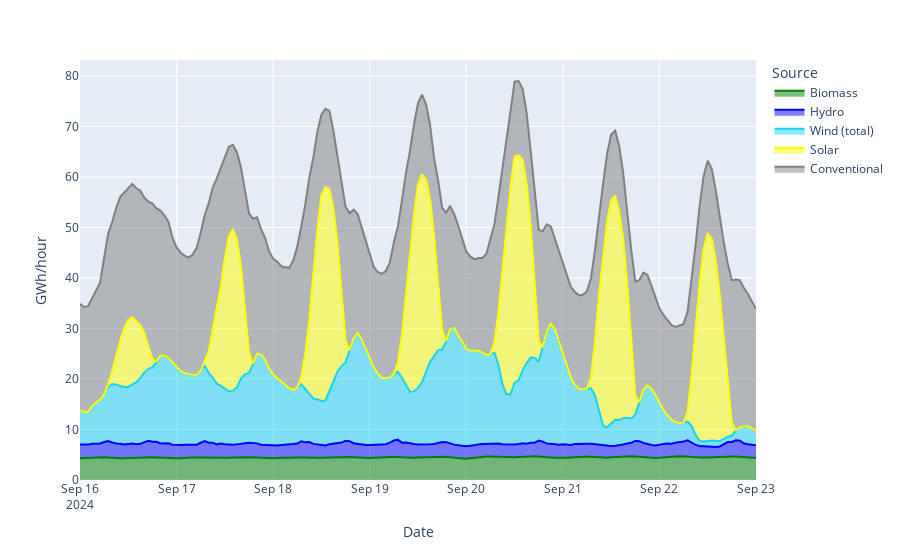
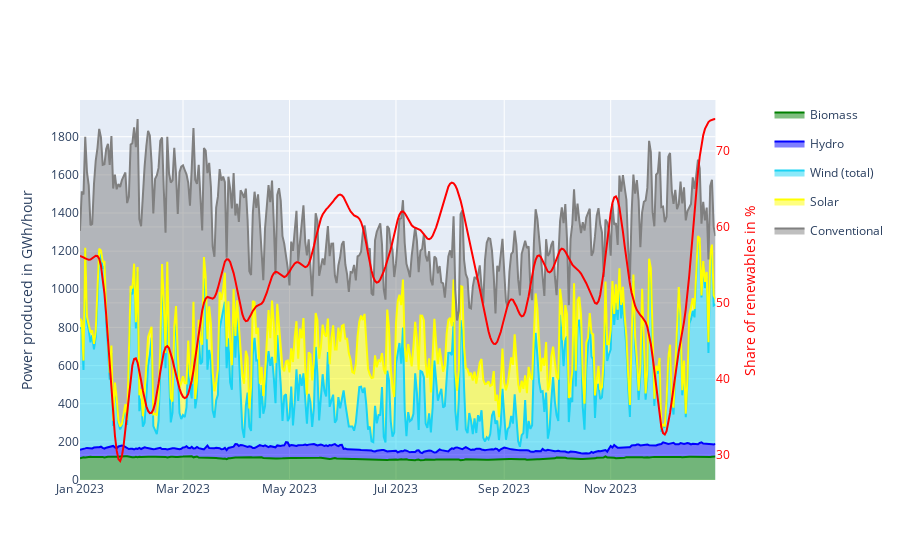

Notebook source saved alongside these figures, in order:
### Code cell
import pandas as pd
import plotly.express as px
import plotly.io as pio
from plotly.subplots import make_subplots
from scipy.ndimage import gaussian_filter1d
import plotly.graph_objects as go


def make_agora_plot(filename: str):
    df = pd.read_csv(filename)
    df["Wind (total)"] = df["Wind offshore"] + df["Wind onshore"]

    df_melted = pd.melt(df, id_vars=["date_id"], value_vars=["Biomass", "Hydro", "Wind (total)", "Solar", "Conventional"])

    fig = px.area(df_melted, x="date_id", y="value", color="variable", line_group="variable",
        color_discrete_map={
            "Biomass": "green",
            "Hydro": "blue",
            "Solar": "yellow",
            "Conventional": "grey",
            "Wind": "lightgrey"
    })
    fig.update_layout({
        'yaxis_title':"GWh/hour",
        'xaxis_title':"Date",
        'legend_title_text':"Source"
    })

    return fig

weekly_fig = make_agora_plot("power_generation_and_consumption_week.csv")
weekly_fig.show()

yearly_fig = make_agora_plot("power_generation_and_consumption_year.csv")

# Also add a smoothed renewable share to the yearly plot

combined_yearly_fig = make_subplots(specs=[[{"secondary_y": True}]])


for trace in yearly_fig.data:
    combined_yearly_fig.add_trace(
    trace,
    secondary_y=False
)
    
yearly_df = pd.read_csv("power_generation_and_consumption_year.csv")
yearly_df["Renewable share smoothed"] = gaussian_filter1d(yearly_df['Renewable share'], sigma=4)

print(yearly_df)

renewables_share_fig = go.Scatter(x=yearly_df["date_id"], y=yearly_df["Renewable share smoothed"], 
                                  line={'color':'red'}, showlegend=False
)


combined_yearly_fig.add_trace(
    renewables_share_fig,
    secondary_y=True
)

combined_yearly_fig.update_layout(
    yaxis=dict(
        title="GWh/hour",
    ),
    yaxis2=dict(
        title="Share of renewables in %",
        titlefont=dict(
            color="red"
        ),
        tickfont=dict(
            color="red"
        )
    ),

)

combined_yearly_fig.show()


pio.write_image(weekly_fig, file="energy_production_week.pdf", format='pdf')
pio.write_image(combined_yearly_fig, file="energy_production_year.pdf", format='pdf')

### Figure 1 — Plotly figure (JSON) as saved in the notebook; plotly's stock layout.template omitted (floating-point values rounded to 4 significant figures; data arrays with more than 128 entries replaced by an {"elided": "..."} marker saying what was removed)
{"data": [{"fillpattern": {"shape": ""}, "hovertemplate": "variable=Biomass<br>date_id=%{x}<br>value=%{y}<extra></extra>", "legendgroup": "Biomass", "line": {"color": "green"}, "marker": {"symbol": "circle"}, "mode": "lines", "name": "Biomass", "orientation": "v", "showlegend": true, "stackgroup": "1", "type": "scatter", "x": {"elided": "169 str values"}, "xaxis": "x", "y": {"elided": "169 float values"}, "yaxis": "y"}, {"fillpattern": {"shape": ""}, "hovertemplate": "variable=Hydro<br>date_id=%{x}<br>value=%{y}<extra></extra>", "legendgroup": "Hydro", "line": {"color": "blue"}, "marker": {"symbol": "circle"}, "mode": "lines", "name": "Hydro", "orientation": "v", "showlegend": true, "stackgroup": "1", "type": "scatter", "x": {"elided": "169 str values"}, "xaxis": "x", "y": {"elided": "169 float values"}, "yaxis": "y"}, {"fillpattern": {"shape": ""}, "hovertemplate": "variable=Wind (total)<br>date_id=%{x}<br>value=%{y}<extra></extra>", "legendgroup": "Wind (total)", "line": {"color": "#19d3f3"}, "marker": {"symbol": "circle"}, "mode": "lines", "name": "Wind (total)", "orientation": "v", "showlegend": true, "stackgroup": "1", "type": "scatter", "x": {"elided": "169 str values"}, "xaxis": "x", "y": {"elided": "169 float values"}, "yaxis": "y"}, {"fillpattern": {"shape": ""}, "hovertemplate": "variable=Solar<br>date_id=%{x}<br>value=%{y}<extra></extra>", "legendgroup": "Solar", "line": {"color": "yellow"}, "marker": {"symbol": "circle"}, "mode": "lines", "name": "Solar", "orientation": "v", "showlegend": true, "stackgroup": "1", "type": "scatter", "x": {"elided": "169 str values"}, "xaxis": "x", "y": {"elided": "169 float values"}, "yaxis": "y"}, {"fillpattern": {"shape": ""}, "hovertemplate": "variable=Conventional<br>date_id=%{x}<br>value=%{y}<extra></extra>", "legendgroup": "Conventional", "line": {"color": "grey"}, "marker": {"symbol": "circle"}, "mode": "lines", "name": "Conventional", "orientation": "v", "showlegend": true, "stackgroup": "1", "type": "scatter", "x": {"elided": "169 str values"}, "xaxis": "x", "y": {"elided": "169 float values"}, "yaxis": "y"}], "layout": {"legend": {"title": {"text": "Source"}, "tracegroupgap": 0}, "margin": {"t": 60}, "xaxis": {"anchor": "y", "domain": [0, 1], "title": {"text": "Date"}}, "yaxis": {"anchor": "x", "domain": [0, 1], "title": {"text": "GWh/hour"}}}}

### Figure 2 — Plotly figure (JSON) as saved in the notebook; plotly's stock layout.template omitted (floating-point values rounded to 4 significant figures; data arrays with more than 128 entries replaced by an {"elided": "..."} marker saying what was removed)
{"data": [{"fillpattern": {"shape": ""}, "hovertemplate": "variable=Biomass<br>date_id=%{x}<br>value=%{y}<extra></extra>", "legendgroup": "Biomass", "line": {"color": "green"}, "marker": {"symbol": "circle"}, "mode": "lines", "name": "Biomass", "orientation": "v", "showlegend": true, "stackgroup": "1", "type": "scatter", "x": {"elided": "365 str values"}, "xaxis": "x", "y": {"elided": "365 float values"}, "yaxis": "y"}, {"fillpattern": {"shape": ""}, "hovertemplate": "variable=Hydro<br>date_id=%{x}<br>value=%{y}<extra></extra>", "legendgroup": "Hydro", "line": {"color": "blue"}, "marker": {"symbol": "circle"}, "mode": "lines", "name": "Hydro", "orientation": "v", "showlegend": true, "stackgroup": "1", "type": "scatter", "x": {"elided": "365 str values"}, "xaxis": "x", "y": {"elided": "365 float values"}, "yaxis": "y"}, {"fillpattern": {"shape": ""}, "hovertemplate": "variable=Wind (total)<br>date_id=%{x}<br>value=%{y}<extra></extra>", "legendgroup": "Wind (total)", "line": {"color": "#19d3f3"}, "marker": {"symbol": "circle"}, "mode": "lines", "name": "Wind (total)", "orientation": "v", "showlegend": true, "stackgroup": "1", "type": "scatter", "x": {"elided": "365 str values"}, "xaxis": "x", "y": {"elided": "365 float values"}, "yaxis": "y"}, {"fillpattern": {"shape": ""}, "hovertemplate": "variable=Solar<br>date_id=%{x}<br>value=%{y}<extra></extra>", "legendgroup": "Solar", "line": {"color": "yellow"}, "marker": {"symbol": "circle"}, "mode": "lines", "name": "Solar", "orientation": "v", "showlegend": true, "stackgroup": "1", "type": "scatter", "x": {"elided": "365 str values"}, "xaxis": "x", "y": {"elided": "365 float values"}, "yaxis": "y"}, {"fillpattern": {"shape": ""}, "hovertemplate": "variable=Conventional<br>date_id=%{x}<br>value=%{y}<extra></extra>", "legendgroup": "Conventional", "line": {"color": "grey"}, "marker": {"symbol": "circle"}, "mode": "lines", "name": "Conventional", "orientation": "v", "showlegend": true, "stackgroup": "1", "type": "scatter", "x": {"elided": "365 str values"}, "xaxis": "x", "y": {"elided": "365 float values"}, "yaxis": "y"}, {"line": {"color": "red"}, "showlegend": false, "type": "scatter", "x": {"elided": "365 str values"}, "xaxis": "x", "y": {"elided": "365 float values"}, "yaxis": "y2"}], "layout": {"xaxis": {"anchor": "y", "domain": [0, 0.94]}, "yaxis": {"anchor": "x", "domain": [0, 1], "title": {"text": "Power produced in GWh/hour"}}, "yaxis2": {"anchor": "x", "overlaying": "y", "side": "right", "tickfont": {"color": "red"}, "title": {"font": {"color": "red"}, "text": "Share of renewables in %"}}}}
